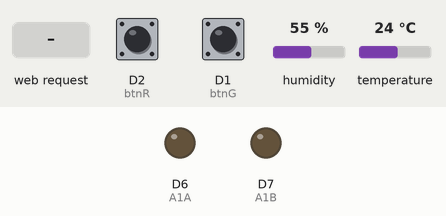
The sketch below on a simulated ESP8266 (NodeMCU). On the bench: output pins drawn as LEDs (lit = HIGH). The test bench sets the inputs (shaded band); at power-on: D1 (btnG) HIGH, D2 (btnR) HIGH, humidity 55 %, temperature 24 °C. What the sketch prints to the serial monitor is not drawn.

Above: at 1.2 s.
1.3 s: D1 (btnG) pulled LOW for 0.15 s
At 6.9 s:
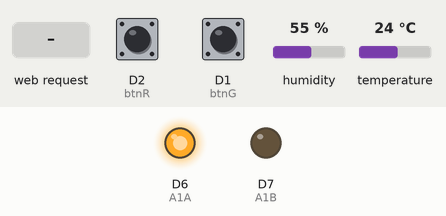
9.1 s: HTTP request GET /?stts=N received
Timing chart, 0 to 15.5 s (numbered marks = the images above; inputs shaded):
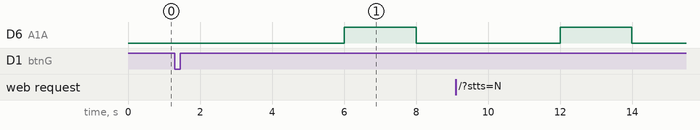

The sketch:

SmartFan.ino
```cpp
#include <DHT_U.h>
#include <DHT.h>

// ----- Situation management ------
#define ALWAYS_ON_MOSE 21
#define ALWAYS_OFF_MOSE 22
#define WORKING_MODE_BY_TEMPERATURE 23
int CurrentStatus;
char* status;

// ----- buttons-----
#define btnG D1
#define btnR D2
bool IsRedBtnPressed = false;
bool IsGreenBtnPressed = false;
bool IsTwoBtnsPressed = false;
unsigned long LastRedBtnPressed;
unsigned long LastGreenBtnPressed;

void ControllerButtons() // A function returns a number representing which button is pressed.
{
  if(digitalRead(btnG) == HIGH){
    IsGreenBtnPressed = false;
    IsTwoBtnsPressed = false;
  }
  if(digitalRead(btnR) == HIGH){
    IsRedBtnPressed = false;
    IsTwoBtnsPressed = false;
  }

  if((!IsGreenBtnPressed) && (digitalRead(btnG) == LOW) && ((millis() - LastGreenBtnPressed) > 100)){
      IsGreenBtnPressed = true;
      LastGreenBtnPressed = millis();
      CurrentStatus = ALWAYS_ON_MOSE;
  }

  if((!IsRedBtnPressed) && (digitalRead(btnR) == LOW) && ((millis() - LastRedBtnPressed) > 100)){
      IsRedBtnPressed = true;
      LastRedBtnPressed = millis();
      CurrentStatus = ALWAYS_OFF_MOSE;
  }

  if((!IsTwoBtnsPressed) && (IsGreenBtnPressed) && (IsRedBtnPressed)){
      IsTwoBtnsPressed = true;
      CurrentStatus = WORKING_MODE_BY_TEMPERATURE;
  }

}


// ---- temperature Sensor ----
#define DHTPIN D4
#define DHTTYPE DHT11
float nowTemperature;
float inputTeperature = 20;

DHT dht(DHTPIN, DHTTYPE);


// ---- fan ----
#define A1B D7
#define A1A D6
unsigned long timeForFanOn;
unsigned long timeForFanOff;
bool IfTheFanIsOn = true;

void FanOn()
{
  digitalWrite(A1A, HIGH);
  digitalWrite(A1B, LOW);
  IfTheFanIsOn =true;
}

void FanOff()
{
  digitalWrite(A1A, LOW);
  digitalWrite(A1B, LOW);
  IfTheFanIsOn = false;
}

void FanInActiveMode()
{
  if((millis() - timeForFanOn) > 2000)
  {
    FanOff();
  }

  if((millis() - timeForFanOff) > 4000)
  {
    FanOn();
  }

  if(!IfTheFanIsOn){
    timeForFanOn = millis();
  }else {
    timeForFanOff =millis();
  }
}

void setup() {
  pinMode(A1A, OUTPUT);
  pinMode(A1B, OUTPUT);
  pinMode(btnG, INPUT_PULLUP);
  pinMode(btnR,  INPUT_PULLUP);
  dht.begin();
  Serial.begin(9600);
  wifi_Setup();

  status ="Off";
  LastGreenBtnPressed = millis();
}

void loop() {
  wifi_loop();
  ControllerButtons();
  nowTemperature = dht.readHumidity();
  switch(CurrentStatus)
  {
    case ALWAYS_ON_MOSE:
      if(IsGreenBtnPressed){
        timeForFanOff = millis();
      }
      FanInActiveMode();
      status = "On";
      break;
    case ALWAYS_OFF_MOSE:
      FanOff();
      status = "Off";
      break;
    case WORKING_MODE_BY_TEMPERATURE:
      if(nowTemperature > inputTeperature){
        FanInActiveMode();
        status = "Temperature";
      }else{
        FanOff();
        status = "Off";
      }
      break;
  }

}
```

K12_server_SmartFan.ino
```cpp
	#include <ESP8266WiFi.h>
	#include <ESP8266WebServer.h>

  IPAddress    apIP(77, 77, 77, 77);

  const char* ssid = "MySmartFan";

  ESP8266WebServer server(80);

  void wifi_Setup() {

	    WiFi.mode(WIFI_AP_STA);

	    WiFi.softAPConfig(apIP, apIP, IPAddress(255, 255, 255, 0));

	    WiFi.softAP(ssid);

	    IPAddress myIP = WiFi.softAPIP();

	    Serial.print("AP IP address: ");

	    Serial.println(myIP);

	    server.on("/", handleRoot);

	    server.onNotFound(handleNotFound);

	    server.begin();

	    Serial.println("HTTP server started");

	}

  void wifi_loop() {

	    server.handleClient();

	    delay(10);

	}

  void handleNotFound() {

	    String message = "File Not Foundnn";

	    message += "URI: ";

	    message += server.uri();

	    message += "nMethod: ";

	    message += (server.method() == HTTP_GET) ? "GET" : "POST";

	    message += "nArguments: ";

	    message += server.args();

	    message += "n";


	    for (uint8_t i = 0; i < server.args(); i++) {

	        message += " " + server.argName(i) + ": " + server.arg(i) + "n";

	    }


	    server.send(404, "text/plain", message);

	}

  void handleRoot(){
    if(server.hasArg("temp")){
      inputTeperature = server.arg("temp").toInt();
    }

    String btnStete ="";
    if(server.hasArg("stts")){
      btnStete = server.arg("stts");
    }

    if(btnStete == "N"){
       CurrentStatus = ALWAYS_ON_MOSE;
    }else if(btnStete == "F"){
      CurrentStatus = ALWAYS_OFF_MOSE;
    }else if(btnStete == "T"){
      CurrentStatus = WORKING_MODE_BY_TEMPERATURE;
    }

    char html[2000];
    char TempNow[4] = "";
    char valInput[4]= "";
    strcat(html, "<html>");
    strcat(html, "<head>");
    strcat(html, "<style>");
    strcat(html, "body{");
    strcat(html, "background-color: beige;");
    strcat(html, "text-align: center;");
    strcat(html, "}");

    strcat(html, "h1{");
    strcat(html, " font-size: 60px;");
    strcat(html, "}");

    strcat(html, "p{");
    strcat(html, "font-size: 30px;");
    strcat(html, "}");

    strcat(html, "#status{");
    strcat(html, "width: 80%;");
    strcat(html, "height: 100px;");
    strcat(html, "display: flex;");
    strcat(html, "align-items: center;");
    strcat(html, "justify-content: space-around;");
    strcat(html, " margin: auto;");
    strcat(html, "}");

    strcat(html, "#status button{");
    strcat(html, "width: 250px;");
    strcat(html, "height: 80px;");
    strcat(html, "border-radius: 50%;");
    strcat(html, "font-size: 30px;");
    strcat(html, "background-color: coral;");
    strcat(html, "color: white;");
    strcat(html, "margin-bottom: 30px;");
    strcat(html, "}");

    strcat(html, "#status button:hover{");
    strcat(html, "background-color: rgba(245, 186, 247, 0.322);");
    strcat(html, "color: black;");
    strcat(html, "}");

    strcat(html, "form label{");
    strcat(html, "font-size: 30px;");
    strcat(html, "}");

    strcat(html, "form input{");
    strcat(html, "width: 100px;");
    strcat(html, "font-size: 30px;");
    strcat(html, "text-align: center;");
    strcat(html, "border-radius: 8px;");
    strcat(html, "height: 40px;");
    strcat(html, "margin-right: 5px;");
    strcat(html, "}");

    strcat(html, "form button{");
    strcat(html, "width: 130px;");
    strcat(html, "height: 45px;");
    strcat(html, "font-size: 30px;");
    strcat(html, "border-radius: 8px;");
    strcat(html, "background-color: coral;");
    strcat(html, "color: white;");
    strcat(html, "}");

    strcat(html, "</style>");
    strcat(html, "<META HTTP-EQUIV='refresh' CONTENT='20'>");
    strcat(html, "<title>SmartFan</title>");
    strcat(html, "</head>");
    strcat(html, "<body>");
    strcat(html, "<h1>Management of modes</h1>");

    strcat(html, "<p><b>Current fan status: ");
    strcat(html, status);
    strcat(html, "</b></p>");
    itoa(nowTemperature, TempNow, 10 );
    strcat(html, "<p><b>Temperature Now: ");
    strcat(html, TempNow);
    strcat(html, "</b></p>");

    strcat(html, "<form action='' id='status'>");
    strcat(html, "<button name='stts' value='N'>activate</button>");
    strcat(html, "<button name='stts' value='F'>switch off</button>");
    strcat(html, "<button name='stts' value='T'>Activate by temperature</button>");
    strcat(html, "</form>");
    strcat(html, "<form action=''>");
    itoa(inputTeperature, valInput, 10 );
    strcat(html, "<label>Temperature: <input type='number' name='temp' value='");
    strcat(html, valInput);
    strcat(html, "'/></label>");
    strcat(html, "<button><b>Submit</b></button>");
    strcat(html, "</form>");
    strcat(html, "</body>");
    strcat(html, "</html>");

    server.send(200, "text/html", html);
  }
```

Measured:
- after the input at 1.3 s, D6 (A1A): LOW → HIGH after 4.7 s, → LOW 2.0 s later
